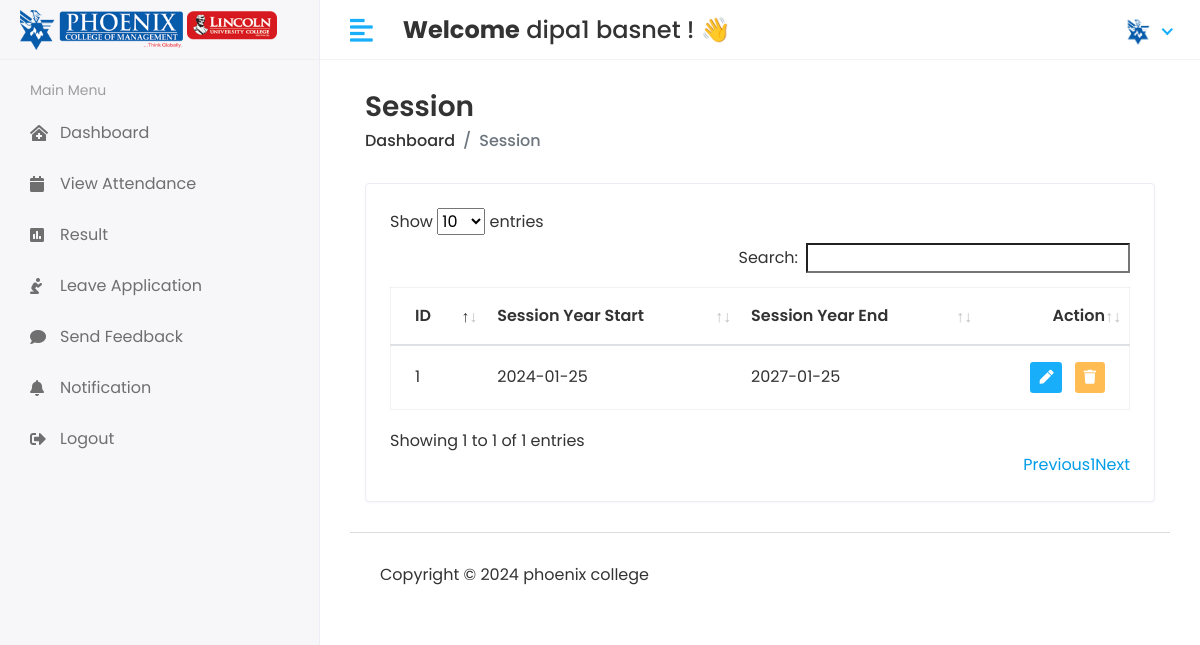
Page /Hod/Session/View (signed in) on the committed database.
### student/models.py (models this page shows, shortened)
class CustomUser(AbstractUser):
    USER = (
        (1, 'HOD'),
        (2, 'STAFF'),
        (3, 'STUDENT'),
    )
    user_type = models.CharField(choices=USER, max_length=50, default=1)
    profile_pic = models.ImageField(upload_to='media/profile_pic')

class Session_Year(models.Model):
    session_start = models.CharField(max_length=100)
    session_end = models.CharField(max_length=100)

### student_management_system/Hod_Views.py (the view)
# urls.py: path('Hod/Session/View', Hod_Views.VIEW_SESSION, name='view_session'),
@login_required(login_url='/')
def VIEW_SESSION(request):
    session = Session_Year.objects.all()
    context = {
        'session': session
    }
    return render(request, 'Hod/view_session.html', context)

### templates/Hod/view_session.html (shortened to what this page needs)
{% extends 'base.html' %}
{% block content %}
 <div class="content container-fluid">
               <div class="page-header">
                  <div class="row align-items-center">
                     <div class="col">
                        <h3 class="page-title">Session</h3>
                        <ul class="breadcrumb">
                           <li class="breadcrumb-item"><a href="{% url 'hod_home' %}">Dashboard</a></li>
                           <li class="breadcrumb-item active">Session</li>
                        </ul>
                     </div>
                  </div>
               </div>
               <div class="row">
                  <div class="col-sm-12">
                     <div class="card card-table">
                        <div class="card-body">
                           <div class="table-responsive">
                              <table id="table_id" class="table table-hover table-center mb-0">
                                 <thead>
                                    <tr>
                                       <th>ID</th>
                                       <th>Session Year Start</th>
                                        <th>Session Year End</th>
                                       <th class="text-right">Action</th>
                                    </tr>
                                 </thead>
                                 <tbody>
                                 {% for i in session %}
                                    <tr>
                                       <td>{{i.id}}</td>
                                       <td>{{i.session_start}}</td>
                                        <td>{{i.session_end}}</td>
                                       <td class="text-right">
                                          <div class="actions">
                                             <a href="{% url 'edit_session' i.id %}" class="btn btn-sm bg-success-light mr-2">
                                             <i class="fas fa-pen"></i>
                                             </a>
                                             <a href="{% url 'delete_session' i.id %}" class="btn btn-sm bg-danger-light">
                                             <i class="fas fa-trash"></i>
                                             </a>
                                          </div>
                                       </td>
                                    </tr>
                                 {% endfor %}
                                 </tbody>
                              </table>
                           </div>
                        </div>
                     </div>
                  </div>
               </div>
            </div>
{% endblock %}

### templates/includes/header.html (shortened to what this page needs)
 {% load static %}
<div class="header">
            <div class="header-left">
               <a href="" class="logo">
               <img src="{% static 'assets/img/logo-both.png'%}" alt="Logo">
               </a>
            </div>
            <a href="javascript:void(0);" id="toggle_btn">
            <i class="fas fa-align-left"></i>
            </a>
            <div class="top-nav-search mt-3">
               <h4><strong>Welcome</strong>&nbsp;<span>{{user.first_name}} {{ user.last_name }}</span>&nbsp;! 👋</h4>
            </div>
            <ul class="nav user-menu">
               <li class="nav-item dropdown has-arrow">
                  <a href="#" class="dropdown-toggle nav-link" data-toggle="dropdown">
                   {% if user.profile_pic == "" %}
                      <span class="user-img"><img class="rounded-circle" src="{% static 'assets/img/no_image.jpg' %}" width="31" alt="profile"></span>
                     {% else %}
                  <span class="user-img"><img class="rounded-circle" src="/{{user.profile_pic}}" width="31" alt="Profile"></span>
                   {% endif %}
                  </a>
               </li>
            </ul>
         </div>

### static/assets/css/style.css (style rules this page uses)
html { height: 100%; }
body { background-color: #fff; color: #333; font-family: 'Poppins', sans-serif; font-size: 1rem; height: 100%; line-height: 1.5; overflow-x: hidden; }
h1, h2, h3, h4, h5, h6 { font-family: 'Poppins', sans-serif; margin-top: 0; }
a { color: #009ce7; }
input, button, a { transition: all 0.4s ease; -moz-transition: all 0.4s ease; -o-transition: all 0.4s ease; -ms-transition: all 0.4s ease; -webkit-transition: all 0.4s ease; }
ul, ol { padding: 0px; list-style: none; }
.table { color: #333; max-width: 100%; margin-bottom: 0; width: 100%; }
.table.dataTable { border-collapse: collapse !important; border: 1px solid rgba(0, 0, 0, 0.05); }
.table thead tr th { font-weight: 600; }
.table tbody tr { border-bottom: 1px solid rgba(0, 0, 0, 0.05); }
.table.table-center td, .table.table-center th { vertical-align: middle; }
.card-table .card-body .table > thead > tr > th { border-top: 0; }
.card-table .card-body .table tr td:first-child, .card-table .card-body .table tr th:first-child { padding-left: 1.5rem; }
.card-table .card-body .table tr td:last-child, .card-table .card-body .table tr th:last-child { padding-right: 1.5rem; }
.card-table .table td, .card-table .table th { border-top: 1px solid #e2e5e8; padding: 1rem 0.75rem; white-space: nowrap; }
.card { border: 1px solid #ececf5; box-shadow: 0 1px 3px 0 rgba(0, 0, 0, 0.03); margin-bottom: 1.875rem; }
.card-body { padding: 1.5rem; }
.bg-danger-light { background-color:#FFBC53 !important; color:#fff !important; }
.bg-success-light { background-color: #18aefa; color: #fff; }
.header { background-color: #fff; border-bottom: 1px solid #f3f3f4; left: 0; position: fixed; right: 0; top: 0; z-index: 1001; height: 60px; }
.header .header-left { float: left; height: 60px; padding: 0 20px; position: relative; width: 320px; z-index: 1; transition: all 0.2s ease-in-out; background-color: #f7f7fa; border-bottom: 1px solid #efefef; border-right: 1px solid #ececf5; display: flex; align-items: center; }
.header .header-left .logo { display: inline-block; line-height: 60px; }
.header .header-left .logo img { max-height: 40px; width: auto; }
.header .dropdown-toggle:after { display: none; }
.header .has-arrow .dropdown-toggle:after { border-top: 0; border-left: 0; border-bottom: 2px solid #18aefa; border-right: 2px solid #18aefa; content: ''; height: 8px; display: inline-block; pointer-events: none; -webkit-transform-origin: 66% 66%; -ms-transform-origin: 66% 66%; transform-origin: 66% 66%; -webkit-transform: rotate(45deg); -ms-transform: rotate(45deg); transform: rotate(45deg); -webkit-transition: all 0.15s ease-in-out; transition: all 0.15s ease-in-out; width: 8px; vertical-align: 0px; }
.user-menu { float: right; margin: 0; position: relative; z-index: 99; padding-right: 15px; }
.user-menu.nav > li > a { color: #a0a0a0; font-size: 14px; line-height: 58px; padding: 0 15px; height: 60px; }
.user-img { margin-right: 3px; position: relative; }
.top-nav-search { float: left; margin-left: 15px; }
.page-header { margin-bottom: 1.875rem; }
.page-header .breadcrumb { background-color: transparent; color: #6c757d; font-size: 1rem; font-weight: 500; margin-bottom: 0; padding: 0; }
.page-header .breadcrumb a { color: #333; }
.page-title { font-size: 28px; font-weight: 600; color: #333; margin-bottom: 5px; }
@media (min-width: 992px) { #toggle_btn { align-items: center; color: #18aefa; display: inline-flex; float: left; font-size: 26px; height: 60px; justify-content: center; margin-left: 15px; padding: 0 15px; } }

### rows in the picture
CustomUser: first_name "dipa1", last_name "basnet", profile_pic (picture)
Session_Year: id "1", session_start "2024-01-25", session_end "2027-01-25"
